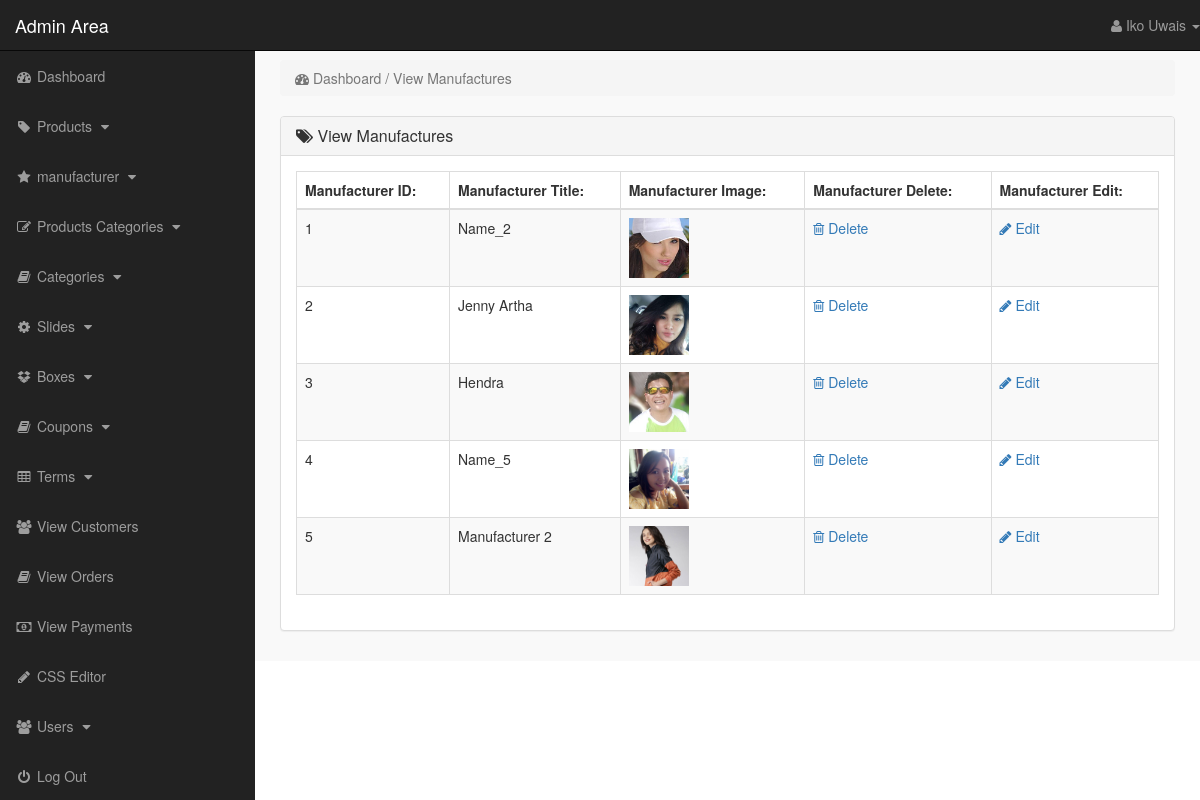
/M-Dev-Store/admin_area/index.php?view_manufacturers (signed in), run on the app's committed database.
### tables this page shows
CREATE TABLE `manufacturers` (
  `manufacturer_id` int(10) NOT NULL,
  `manufacturer_title` text NOT NULL,
  `manufacturer_top` text NOT NULL,
  `manufacturer_image` text NOT NULL
);

### M-Dev-Store/admin_area/view_manufacturers.php (the view)
<?php
    if(!isset($_SESSION['admin_email'])){
        echo "<script>window.open('login.php','_self')</script>";
    }else{
?>
<div class="row">
    <div class="col-lg-12">
        <ol class="breadcrumb">
            <li class="active">
                <i class="fa fa-dashboard"></i> Dashboard / View Manufactures
            </li>
        </ol>
    </div>
</div>
<div class="row">
    <div class="col-lg-12">
        <div class="panel panel-default">
            <div class="panel-heading">
               <h3 class="panel-title">
                   <i class="fa fa-tags"></i>  View Manufactures
               </h3>
            </div>
            <div class="panel-body">
                <div class="table-responsive">
                    <table class="table table-striped table-bordered table-hover">
                        <thead>
                            <tr>
                                <th> Manufacturer ID: </th>
                                <th> Manufacturer Title: </th>
                                <th> Manufacturer Image: </th>
                                <th> Manufacturer Delete: </th>
                                <th> Manufacturer Edit: </th>
                            </tr>
                        </thead>
                        <tbody>
                            <?php
                                $i=0;
                                $get_manufacturer = "select * from manufacturers";
                                $run_manufacturer = mysqli_query($con,$get_manufacturer);
                                while($row_manufacturer=mysqli_fetch_array($run_manufacturer)){
                                    $manufacturer_id = $row_manufacturer['manufacturer_id'];
                                    $manufacturer_title = $row_manufacturer['manufacturer_title'];
                                    $manufacturer_image = $row_manufacturer['manufacturer_image'];
                                    $i++;
                            ?>
                            <tr>
                                <td> <?php echo $i; ?> </td>
                                <td> <?php echo $manufacturer_title; ?> </td>
                                <td> <img src="other_images/<?php echo $manufacturer_image; ?>" width="60" height="60"></td>
                                <td>
                                     <a href="index.php?delete_manufacturer=<?php echo $manufacturer_id; ?>">
                                        <i class="fa fa-trash-o"></i> Delete
                                     </a>
                                </td>
                                <td>
                                     <a href="index.php?edit_manufacturer=<?php echo $manufacturer_id; ?>">
                                        <i class="fa fa-pencil"></i> Edit
                                     </a>
                                </td>
                            </tr>
                            <?php } ?>
                        </tbody>
                    </table>
                </div>
            </div>
        </div>
    </div>
</div>
<?php } ?>

### M-Dev-Store/admin_area/includes/sidebar.php (shortened to what this page needs)
<?php
    if(!isset($_SESSION['admin_email'])){
        echo "<script>window.open('login.php','_self')</script>";
    }else{
?>
<nav class="navbar navbar-inverse navbar-fixed-top">
    <div class="navbar-header">
        <a href="index.php?dashboard" class="navbar-brand">Admin Area</a>
    </div>
    <ul class="nav navbar-right top-nav">
        <li class="dropdown">
            <a href="#" class="dropdown-toggle" data-toggle="dropdown">
                <i class="fa fa-user"></i> <?php echo $admin_name;  ?> <b class="caret"></b>
            </a>
        </li>
    </ul>
    <div class="collapse navbar-collapse navbar-ex1-collapse">
        <ul class="nav navbar-nav side-nav">
            <li>
                <a href="index.php?dashboard">
                        <i class="fa fa-fw fa-dashboard"></i> Dashboard
                </a>
            </li>
            <li>
                <a href="#" data-toggle="collapse" data-target="#products">
                        <i class="fa fa-fw fa-tag"></i> Products
                        <i class="fa fa-fw fa-caret-down"></i>
                </a>
            </li>
            <li>
                <a href="#" data-toggle="collapse" data-target="#manufacturer">
                        <i class="fa fa-fw fa-star"></i> manufacturer
                        <i class="fa fa-fw fa-caret-down"></i>
                </a>
            </li>
            <li>
                <a href="#" data-toggle="collapse" data-target="#p_cat">
                        <i class="fa fa-fw fa-edit"></i> Products Categories
                        <i class="fa fa-fw fa-caret-down"></i>
                </a>
            </li>
            <li>
                <a href="#" data-toggle="collapse" data-target="#cat">
                        <i class="fa fa-fw fa-book"></i> Categories
                        <i class="fa fa-fw fa-caret-down"></i>
                </a>
            </li>
            <li>
                <a href="#" data-toggle="collapse" data-target="#slides">
                        <i class="fa fa-fw fa-gear"></i> Slides
                        <i class="fa fa-fw fa-caret-down"></i>
                </a>
            </li>
            <li>
                <a href="#" data-toggle="collapse" data-target="#boxes">
                        <i class="fa fa-fw fa-dropbox"></i> Boxes
                        <i class="fa fa-fw fa-caret-down"></i>
                </a>
            </li>
            <li>
                <a href="#" data-toggle="collapse" data-target="#coupon">
                        <i class="fa fa-fw fa-book"></i> Coupons
                        <i class="fa fa-fw fa-caret-down"></i>
                </a>
            </li>
            <li>
                <a href="#" data-toggle="collapse" data-target="#terms">
                        <i class="fa fa-fw fa-table"></i> Terms
                        <i class="fa fa-fw fa-caret-down"></i>
                </a>
            </li>
            <li>
                <a href="index.php?view_customers">
                    <i class="fa fa-fw fa-users"></i> View Customers
                </a>
            </li>
            <li>
                <a href="index.php?view_orders">
                    <i class="fa fa-fw fa-book"></i> View Orders
                </a>
            </li>
            <li>
                <a href="index.php?view_payments">
                    <i class="fa fa-fw fa-money"></i> View Payments
                </a>
            </li>
            <li>
                <a href="index.php?edit_css">
                    <i class="fa fa-fw fa-pencil"></i> CSS Editor
                </a>
            </li>
            <li>
                <a href="#" data-toggle="collapse" data-target="#users">
                        <i class="fa fa-fw fa-users"></i> Users
                        <i class="fa fa-fw fa-caret-down"></i>
                </a>
            </li>
            <li>
                <a href="logout.php">
                    <i class="fa fa-fw fa-power-off"></i> Log Out
                </a>
            </li>
        </ul>
    </div>
</nav>
<?php } ?>

### M-Dev-Store/admin_area/css/style.css (style rules this page uses)
body { margin-top: 100px; }
@media (min-width: 768px) { body { margin-top: 50px; } }
.top-nav { 0 15px; }
.top-nav>li { float: left; display: inline-block; }
.top-nav>li>a { color: #999999; line-height: 20px; padding-top: 15px; padding-bottom: 15px; }
@media (min-width: 768px) { .side-nav { position: fixed; top: 51px; bottom: 0; width: 255px; overflow-y: auto; overflow-x: hidden; background-color: #222222; padding-bottom: 40px; border-radius: 0; } }
@media (min-width: 768px) { .side-nav>li>a { width: 255px; } }
.panel-body { border-radius: 5px; }

### data on the page
manufacturers: manufacturer_title "Name_2", manufacturer_image (picture)
manufacturers: manufacturer_title "Jenny Artha", manufacturer_image (picture)
manufacturers: manufacturer_title "Hendra", manufacturer_image (picture)
manufacturers: manufacturer_title "Name_5", manufacturer_image (picture)
manufacturers: manufacturer_title "Manufacturer 2", manufacturer_image (picture)

### other printed values
$admin_name "Iko Uwais"
